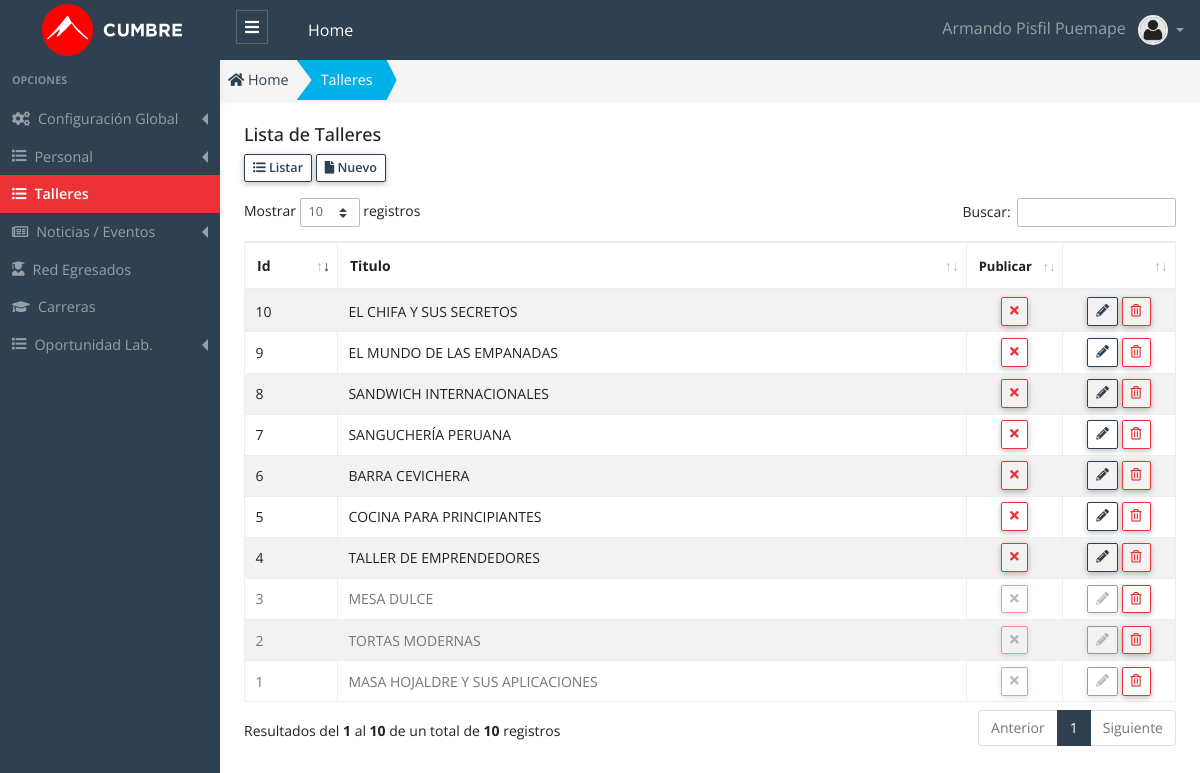
The app's page /public/admin/taller/taller.php (signed in) with its own data.
### tables this page shows
CREATE TABLE `taller` (
  `id` int(11) unsigned NOT NULL AUTO_INCREMENT,
  `chef_id` int(10) unsigned DEFAULT '0',
  `titulo` varchar(75) DEFAULT NULL,
  `descripcion` text NOT NULL,
  `imagen` varchar(75) NOT NULL,
  `certificacion` text NOT NULL,
  `titulos` text NOT NULL,
  `titulacion` text NOT NULL,
  `duracion` text NOT NULL,
  `dia` text,
  `horario` text,
  `lugar` text,
  `precio` text,
  `dirigido` text,
  `sesiones` varchar(255) DEFAULT '',
  `temas` text,
  `url` varchar(200) DEFAULT NULL,
  `item` int(11) NOT NULL,
  `glosa` text,
  `publicar` char(1) NOT NULL DEFAULT 'S',
  `estado` int(1) NOT NULL DEFAULT '1',
  `created_up` timestamp NOT NULL DEFAULT CURRENT_TIMESTAMP ON UPDATE CURRENT_TIMESTAMP,
  PRIMARY KEY (`id`) USING BTREE
);

### public/app/database/Connection.php (called while the page is built, shortened)
<?php
Class Connection
{
  protected $db_host   = 'localhost';
  protected $db_user   = 'root';
  protected $db_pass   = '';
  protected $db_name   = 'escuelac_w_ne16';
  protected $db_port   = '3306';
  protected $db_driver = 'mysql';
  protected $query  = '';
  protected $conn   = null  ;
  private function openConnection()
  {
    $str_conn = $this->db_driver.":host=".$this->db_host.";port=".$this->db_port.";dbname=" .$this->db_name;
    $this->conn = new PDO($str_conn,$this->db_user,$this->db_pass);
    $this->conn->setAttribute(PDO::ATTR_ERRMODE, PDO::ERRMODE_EXCEPTION);
    $this->conn->query("SET NAMES 'utf8'");
    return $this->conn ;
  }
  protected function executeQuery()
  {
    $stm = $this->conn->prepare($this->query);
    $this->status = $stm->execute() ;
    if($this->status)
    {
      $column_count = $stm->columnCount() ;
      if ($column_count > 0)
      {
        $rows  = $stm->fetchAll(PDO::FETCH_ASSOC) ;
      }
    }
  }
}

### public/app/models/Taller.php (called while the page is built, shortened)
<?php
class Taller extends Connection {
  public function getAll()
  {
    try{
      $this->query = "SELECT * FROM taller; ";
      $this->executeQuery();
      $data = $this->rows ;
      return $data;
    }catch(exception $e){
      throw new Exception($e->getMessage());
    }
  }
}

### public/app/controllers/TallerController.php (called while the page is built, shortened)
<?php
 class TallerController
{
  public function getAll()
  {
    try
    {
      $taller  = new Taller();
      $data = $taller->getAll();
      return $data ;
    }
    catch (Exception $e)
    {
      throw new Exception($e->getMessage());
    }
  }
}

### public/admin/taller/taller.php (the view, shortened to what this page needs)
<?php
    $taller_controller = new TallerController();
    $data = $taller_controller->getAll();
    $title_page = "Talleres";
?>
<!DOCTYPE html>
<html lang="es">
<head>
  <?php
    require_once "../layout/head_links.phtml";
  ?>
</head>
<body>
  <?php require "../layout/header.phtml"; ?>
  <div class="app-wrap">
    <?php require_once "../layout/sidebar.phtml";?>
    <main role="main" class="main">
      <nav class="full-content" aria-label="breadcrumb">
        <ol class="breadcrumb breadcrumb-shape shadow-sm radius-0">
          <li class="breadcrumb-item">
            <a href="admin">
              <i class="fas fa-home"></i> Home
            </a>
          </li>
          <li class="breadcrumb-item active bg-info text-white" aria-current="page">
            <a class="link-white" href="admin/taller/taller.php">
              <?php echo $title_page; ?>
            </a>
          </li>
        </ol>
      </nav>
      <div class="container-full p-2 fs-x-14">
        <div class="row">
          <div class="col-12">
            <h5 class="page-header-title">Lista de
              <?php echo $title_page; ?>
            </h5>
          </div>
          <div class="col-12 mb-3">
            <a href="admin/taller/taller.php" class="btn btn-outline-primary btn-sm btn-bar" role="button">
              <i class="fas fa-list-ul"></i>
              Listar
            </a>
            <a href="admin/taller/nuevo.php" class="btn btn-outline-primary btn-sm btn-bar" role="button">
              <i class="fas fa-file"></i>
              Nuevo
            </a>
          </div>
          <div class="col-12">
            <div class="table-responsive">
              <table id="dataTableList" class="table table-striped table-bordered" style="width:100%">
                <thead>
                  <tr>
                    <th width="50">Id </th>
                    <th>Titulo </th>
                    <th width="50" class="fs-x-13"> Publicar </th>
                    <th width="70"></th>
                  </tr>
                </thead>
                <tbody>
                  <?php foreach ($data as &$row) {?>
                  <?php
                    $classBtn = "" ;
                    $title    = "" ;
                    $icon_pub = "" ;
                    if(!empty($row["publicar"])){
                      if($row["publicar"] == "S"){
                        $classBtn =  "btn-outline-danger";
                        $title = "Desactivar/Ocultar" ;
                        $icon_pub = '<i class="fas fa-times"></i>';
                      }
                      else {
                        $classBtn =  "btn-outline-success";
                        $title = "Publicar" ;
                        $icon_pub = '<i class="fas fa-check"></i>';
                      }
                    }
                    $title_estado   = "";
                    $class_estado   = "";
                    $class_disabled = "";
                    if($row["estado"] == 1)
                    {
                      $title_estado = "Eliminar" ;
                    }
                    else
                    {
                      $title_estado   = "Recuperar" ;
                      $class_estado   = "row-disabled";
                      $class_disabled = "is-disabled";
                    }
                  ?>
                  <tr class="<?php echo $class_estado ;?>">
                    <td>
                      <?php echo $row["id"] ?>
                    </td>
                    <td>
                      <?php echo $row["titulo"] ?>
                    </td>
                    <td class="text-center">
                      <button onclick="modalPublicar(<?php echo $row['id'] ?>, `<?php echo $row['titulo'];?>` ,`<?php echo $title ?>`, `<?php echo $row['publicar'] ?>`);"
                        class="btn btn-sm lh-1 btn-table <?php echo $classBtn.' ' .$class_disabled; ; ?> " title="<?php echo $title; ?>">
                        <?php echo $icon_pub ;?>
                      </button>
                    </td>
                    <td class="text-center">
                      <a class="btn btn-outline-primary btn-sm lh-1 btn-table <?php echo $class_disabled ; ?>" href="admin/taller/editar.php?id=<?php echo $row["id"] ?>" title="Editar">
                        <i class="fas fa-pencil-alt"></i>
                      </a>
                      <button class="btn btn-outline-danger btn-sm lh-1 btn-table" onclick="modalDelete(<?php echo $row["id"] ?>, `<?php echo $row['titulo'] ?>`,`<?php echo $title_estado ?>`,`<?php echo $row['estado'] ?>`);" title=" <?php echo $title_estado ;?>">
                        <i class="far fa-trash-alt"></i>
                      </button>
                    </td>
                  </tr>
                  <?php }?>
                </tbody>
              </table>
            </div>
          </div>
        </div>
      </div>
    </main>
  </div>
  <?php require_once "../layout/datatables.phtml"?>
</body>
</html>

### records on screen
taller: id "1", titulo "MASA HOJALDRE Y SUS APLICACIONES", publicar "S" (drawn)
taller: id "2", titulo "TORTAS MODERNAS", publicar "S" (drawn)
taller: id "3", titulo "MESA DULCE", publicar "S" (drawn)
taller: id "4", titulo "TALLER DE EMPRENDEDORES", publicar "S" (drawn)
taller: id "5", titulo "COCINA PARA PRINCIPIANTES", publicar "S" (drawn)
taller: id "6", titulo "BARRA CEVICHERA", publicar "S" (drawn)
taller: id "7", titulo "SANGUCHERÍA PERUANA", publicar "S" (drawn)
taller: id "8", titulo "SANDWICH INTERNACIONALES", publicar "S" (drawn)
taller: id "9", titulo "EL MUNDO DE LAS EMPANADAS", publicar "S" (drawn)
taller: id "10", titulo "EL CHIFA Y SUS SECRETOS", publicar "S" (drawn)

### other values on screen
$_SESSION['USER']['nombre'] "Armando"
$_SESSION['USER']['apellidos'] "Pisfil Puemape"
$title_page "Talleres"
